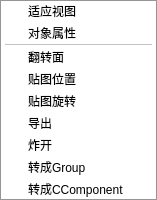
<?xml version='1.0' encoding='utf-8'?>
<ui version="4.0"><class>ViewContextMenu</class>
<widget class="QMenu" name="ViewContextMenu">
 <addaction name="actionFitCamera" />
 <addaction name="actionObjectProperties" />
 <addaction name="separator" />
 <addaction name="actionFlipFace" />
 <addaction name="actionTexturePosition" /><addaction name="actionTextureRotate" />
 <action name="actionTexturePosition"><property name="text"><string>贴图位置</string></property></action>
 <action name="actionTextureRotate"><property name="text"><string>贴图旋转</string></property></action>
 <addaction name="actionExport" /><addaction name="actionExplode" />
 <addaction name="actionToGroup" /><addaction name="actionToComponent" />
 <action name="actionExport"><property name="text"><string>导出</string></property></action>
 <action name="actionFlipFace"><property name="text"><string>翻转面</string></property></action>
 <action name="actionExplode"><property name="text"><string>炸开</string></property></action>
 <action name="actionToGroup"><property name="text"><string>转成Group</string></property></action>
 <action name="actionToComponent"><property name="text"><string>转成CComponent</string></property></action>
 <action name="actionObjectProperties"><property name="text"><string>对象属性</string></property></action>
 <action name="actionFitCamera"><property name="text"><string>适应视图</string></property></action>
</widget><resources /><connections /></ui>
